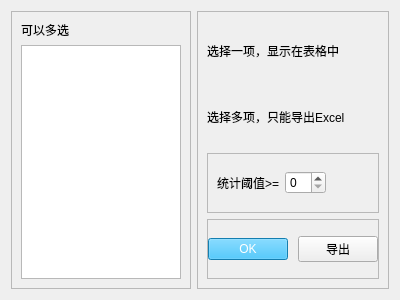
<?xml version="1.0" encoding="UTF-8"?>
<ui version="4.0">
 <class>Form</class>
 <widget class="QWidget" name="Form">
  <property name="geometry">
   <rect>
    <x>0</x>
    <y>0</y>
    <width>400</width>
    <height>300</height>
   </rect>
  </property>
  <property name="windowTitle">
   <string>词频统计</string>
  </property>
  <layout class="QHBoxLayout" name="horizontalLayout">
   <item>
    <widget class="QFrame" name="frame">
     <property name="sizePolicy">
      <sizepolicy hsizetype="Preferred" vsizetype="Preferred">
       <horstretch>1</horstretch>
       <verstretch>0</verstretch>
      </sizepolicy>
     </property>
     <property name="frameShape">
      <enum>QFrame::StyledPanel</enum>
     </property>
     <property name="frameShadow">
      <enum>QFrame::Raised</enum>
     </property>
     <layout class="QVBoxLayout" name="verticalLayout_2">
      <item>
       <widget class="QLabel" name="label">
        <property name="text">
         <string>可以多选</string>
        </property>
       </widget>
      </item>
      <item>
       <widget class="QListWidget" name="listWidget">
        <property name="selectionMode">
         <enum>QAbstractItemView::ExtendedSelection</enum>
        </property>
       </widget>
      </item>
     </layout>
    </widget>
   </item>
   <item>
    <widget class="QFrame" name="frame_2">
     <property name="sizePolicy">
      <sizepolicy hsizetype="Preferred" vsizetype="Preferred">
       <horstretch>1</horstretch>
       <verstretch>0</verstretch>
      </sizepolicy>
     </property>
     <property name="frameShape">
      <enum>QFrame::StyledPanel</enum>
     </property>
     <property name="frameShadow">
      <enum>QFrame::Raised</enum>
     </property>
     <layout class="QVBoxLayout" name="verticalLayout">
      <item>
       <widget class="QLabel" name="label_2">
        <property name="text">
         <string>选择一项，显示在表格中</string>
        </property>
       </widget>
      </item>
      <item>
       <widget class="QLabel" name="label_3">
        <property name="text">
         <string>选择多项，只能导出Excel</string>
        </property>
       </widget>
      </item>
      <item>
       <widget class="QFrame" name="frame_3">
        <property name="frameShape">
         <enum>QFrame::StyledPanel</enum>
        </property>
        <property name="frameShadow">
         <enum>QFrame::Raised</enum>
        </property>
        <layout class="QHBoxLayout" name="horizontalLayout_2">
         <item>
          <widget class="QLabel" name="label_4">
           <property name="text">
            <string>统计阈值&gt;=</string>
           </property>
          </widget>
         </item>
         <item>
          <widget class="QSpinBox" name="threhold_spinBox"/>
         </item>
         <item>
          <spacer name="horizontalSpacer">
           <property name="orientation">
            <enum>Qt::Horizontal</enum>
           </property>
           <property name="sizeHint" stdset="0">
            <size>
             <width>37</width>
             <height>20</height>
            </size>
           </property>
          </spacer>
         </item>
        </layout>
       </widget>
      </item>
      <item>
       <widget class="QFrame" name="frame_4">
        <property name="frameShape">
         <enum>QFrame::StyledPanel</enum>
        </property>
        <property name="frameShadow">
         <enum>QFrame::Raised</enum>
        </property>
        <layout class="QHBoxLayout" name="horizontalLayout_3">
         <property name="spacing">
          <number>10</number>
         </property>
         <property name="leftMargin">
          <number>0</number>
         </property>
         <property name="topMargin">
          <number>0</number>
         </property>
         <property name="rightMargin">
          <number>0</number>
         </property>
         <property name="bottomMargin">
          <number>0</number>
         </property>
         <item>
          <widget class="QPushButton" name="btn_ok">
           <property name="styleSheet">
            <string notr="true">color: rgb(255, 255, 255); background-color: rgb(28, 177, 245);</string>
           </property>
           <property name="text">
            <string>OK</string>
           </property>
          </widget>
         </item>
         <item>
          <widget class="QPushButton" name="btn_export">
           <property name="text">
            <string>导出</string>
           </property>
          </widget>
         </item>
        </layout>
       </widget>
      </item>
     </layout>
    </widget>
   </item>
  </layout>
 </widget>
 <resources/>
 <connections/>
</ui>
